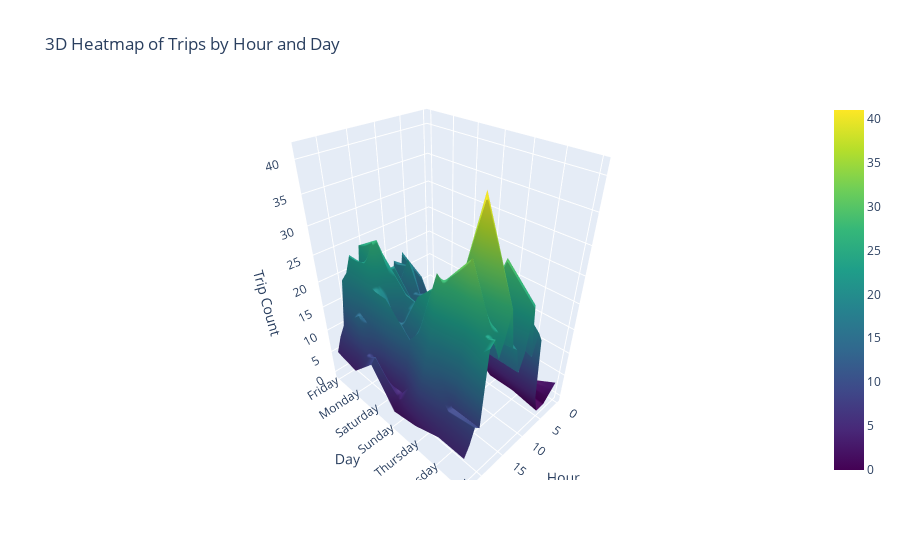

Source (notebook cell):
### Code cell
df = pd.read_csv(r"https://raw.githubusercontent.com/Prasema/BA_dataset/refs/heads/main/UBER.csv", parse_dates=['Pickup_Datetime'])

df['Pickup_Hour'] = df['Pickup_Datetime'].dt.hour
df['Day_of_Week'] = df['Pickup_Datetime'].dt.day_name()

pivot = df.groupby(['Day_of_Week', 'Pickup_Hour']).size().unstack().fillna(0)
x = pivot.columns         # Hours
y = pivot.index           # Days
z = pivot.values          # Trip counts

fig = go.Figure(data=[go.Surface(z=z, x=x, y=y, colorscale='Viridis')])
fig.update_layout(title='3D Heatmap of Trips by Hour and Day', scene=dict(
    xaxis_title='Hour',
    yaxis_title='Day',
    zaxis_title='Trip Count'
))
fig.show()

### Figure 1 — Plotly figure (JSON) as saved in the notebook; plotly's stock layout.template omitted (floating-point values rounded to 4 significant figures; data arrays with more than 128 entries replaced by an {"elided": "..."} marker saying what was removed)
{"data": [{"colorscale": [[0, "#440154"], [0.1111, "#482878"], [0.2222, "#3e4989"], [0.3333, "#31688e"], [0.4444, "#26828e"], [0.5556, "#1f9e89"], [0.6667, "#35b779"], [0.7778, "#6ece58"], [0.8889, "#b5de2b"], [1, "#fde725"]], "type": "surface", "x": [0, 1, 2, 3, 4, 5, 6, 7, 8, 9, 10, 11, 12, 13, 14, 15, 16, 17, 18, 19, 20, 21, 22, 23], "y": ["Friday", "Monday", "Saturday", "Sunday", "Thursday", "Tuesday", "Wednesday"], "z": {"elided": "7x24 int values"}}], "layout": {"scene": {"xaxis": {"title": {"text": "Hour"}}, "yaxis": {"title": {"text": "Day"}}, "zaxis": {"title": {"text": "Trip Count"}}}, "title": {"text": "3D Heatmap of Trips by Hour and Day"}}}
